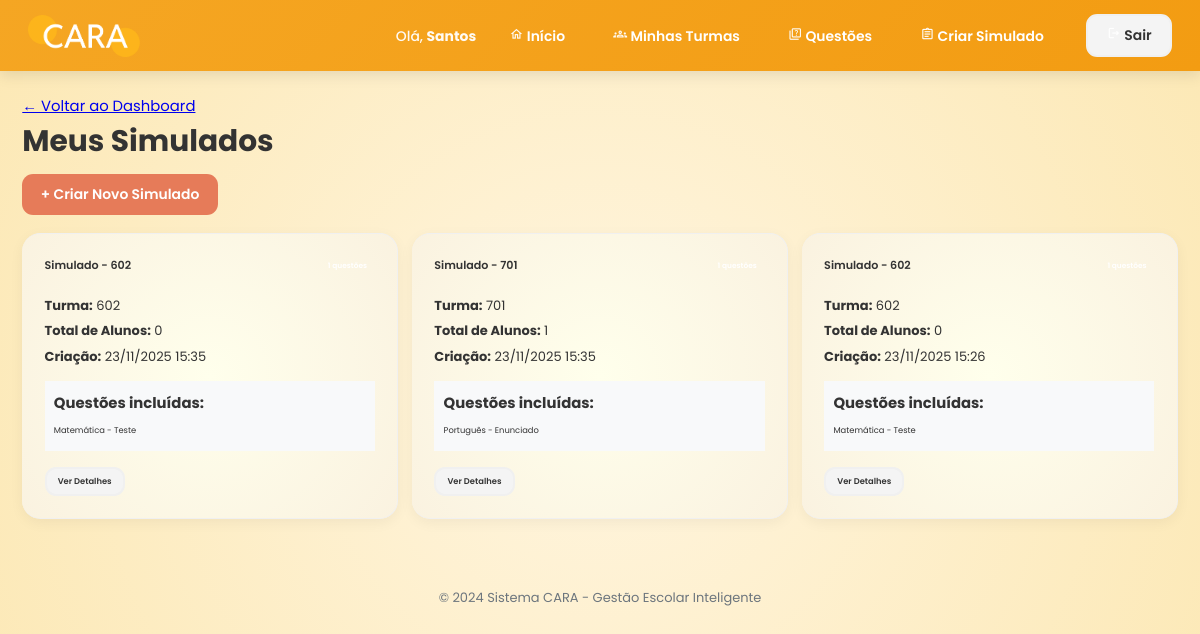
Screenshot of /simulados/ (signed in) with the database file from the repository.
### escola/models.py (models this page shows, shortened)
class Simulado(models.Model):
    questoes = models.ManyToManyField(Questao, related_name="simulados")
    autor = models.ForeignKey(Professor, on_delete=models.CASCADE, related_name="simulados_criados")
    turma_alvo = models.ForeignKey(Turma, on_delete=models.SET_NULL, null=True, related_name="simulados")
    data_criacao = models.DateTimeField(auto_now_add=True)
    class Meta:
        ordering = ['-data_criacao']
        verbose_name = 'Simulado'
        verbose_name_plural = 'Simulados'

class Turma(models.Model):
    TURNOS = [
        ('M', 'Manhã'),
        ('T', 'Tarde'),
        ('N', 'Noite'),
    ]
    nome = models.CharField(max_length=100)
    serie = models.CharField(max_length=50, default='', blank=True)
    turno = models.CharField(max_length=1, choices=TURNOS, default='M', blank=True)
    sala = models.CharField(max_length=20, blank=True)

class Questao(models.Model):
    enunciado = models.TextField()
    resposta = models.TextField()
    materia = models.CharField(max_length=100)
    autor = models.ForeignKey(Professor, on_delete=models.CASCADE, related_name="questoes_criadas")
    data_criacao = models.DateTimeField(auto_now_add=True)
    class Meta:
        ordering = ['-data_criacao']
        verbose_name = 'Questão'
        verbose_name_plural = 'Questões'

### escola/views.py (the view)
    def wrapper(request, *args, **kwargs):
        if not hasattr(request.user, 'professor'):
            return HttpResponseForbidden("Acesso negado")
        return view_func(request, *args, **kwargs)

### escola/views.py (called while the page is built)
def professor_required(view_func):
    def wrapper(request, *args, **kwargs):
        if not hasattr(request.user, 'professor'):
            return HttpResponseForbidden("Acesso negado")
        return view_func(request, *args, **kwargs)
    return wrapper

@login_required
@professor_required
def lista_simulados(request):
    professor = request.user.professor
    simulados = Simulado.objects.filter(autor=professor).select_related('turma_alvo').order_by('-id')
    return render(request, 'professor/lista_simulados.html', {'simulados': simulados})

### escola/templates/professor/lista_simulados.html (shortened to what this page needs)
{% extends 'base.html' %}
{% block content %}
    <a href="{% url 'dashboard' %}">&larr; Voltar ao Dashboard</a>
    <h1>Meus Simulados</h1>
    <div class="actions-bar">
        <a href="{% url 'criar_simulado' %}" class="btn btn-primary">+ Criar Novo Simulado</a>
    </div>
    {% if simulados %}
        <div class="simulados-grid">
            {% for simulado in simulados %}
                <div class="card simulado-card">
                    <div class="simulado-header">
                        <h3>Simulado - {{ simulado.turma_alvo.nome }}</h3>
                        <span class="badge">{{ simulado.questoes.count }} questões</span>
                    </div>
                    <div class="simulado-info">
                        <p><strong>Turma:</strong> {{ simulado.turma_alvo.nome }}</p>
                        <p><strong>Total de Alunos:</strong> {{ simulado.turma_alvo.alunos.count }}</p>
                        <p><strong>Criação:</strong> {{ simulado.data_criacao|date:"d/m/Y H:i" }}</p>
                    </div>
                    <div class="questoes-preview">
                        <strong>Questões incluídas:</strong>
                        <ul>
                            {% for questao in simulado.questoes.all|slice:":3" %}
                                <li>{{ questao.materia }} - {{ questao.enunciado|truncatewords:8 }}</li>
                            {% endfor %}
                        </ul>
                    </div>
                    <div class="simulado-actions">
                        <a href="{% url 'visualizar_simulado' simulado.id %}" class="btn btn-secondary btn-small">Ver Detalhes</a>
                    </div>
                </div>
            {% endfor %}
        </div>
    {% endif %}
{% endblock content %}

### escola/templates/base.html (shortened to what this page needs)
{% load static %}
<!DOCTYPE html>
<html lang="pt-br">
<head>
    <link rel="stylesheet" href="{% static 'css/style.css' %}">
</head>
<body>
    <header class="navbar">
        <div class="logo-container">
            <img src="{% static 'img/Vector.png' %}" alt="CARA Logo" class="logo">
        </div>
        <nav>
            {% if user.is_authenticated %}
                <span>Olá, <strong>{{ user.get_full_name|default:user.username }}</strong></span>
                <a href="{% url 'dashboard' %}">
                    <span class="material-icons-outlined">home</span>
                    Início
                </a>
                {% if user.professor %}
                    <a href="{% url 'lista_turmas' %}">
                        <span class="material-icons-outlined">groups</span>
                        Minhas Turmas
                    </a>
                    <a href="{% url 'banco_questoes' %}">
                        <span class="material-icons-outlined">quiz</span>
                        Questões
                    </a>
                    <a href="{% url 'criar_simulado' %}">
                        <span class="material-icons-outlined">assignment</span>
                        Criar Simulado
                    </a>
                {% elif user.is_superuser %}
                    <a href="/admin/">
                        <span class="material-icons-outlined">admin_panel_settings</span>
                        Admin
                    </a>
                {% endif %}
                <form action="{% url 'logout' %}" method="post" style="display: inline; margin-left: 1rem;">
                    <button type="submit" class="btn btn-secondary">
                        <span class="material-icons-outlined">logout</span>
                        Sair
                    </button>
                </form>
            {% endif %}
        </nav>
    </header>
    <main class="container">
        {% block content %}
        {% endblock %}
    </main>
    <footer style="text-align: center; padding: 3rem 2rem; color: var(--text-secondary); font-size: 1.4rem;">
        <p>&copy; 2024 Sistema CARA - Gestão Escolar Inteligente</p>
    </footer>
</body>
</html>

### static/css/style.css (style rules this page uses)
:root { --color-primary: #f5a623; --color-secondary: #ffc107; --color-terciaria: #f39c12; --bg-main: #FFF5df; --bg-card: #ffffec; --bg-card-add: #FFEFE7; --bg-tab: #F4F4F4; --border-light: #F0F0F0; --color-stat-circle: #FDD160; --color-add-button: #E67B59; --color-pink-light: #F8B4BF; --color-bar-light: #F8B4BF; --color-bar-accent: #E67B59; --text-primary: #000000; --text-secondary: #555555; --text-tertiary: #555555; --text-placeholder: #555555; --color-success: #27ae60; --color-warning: #f39c12; --color-danger: #e74c3c; }
html { font-size: 62.5%; scroll-behavior: smooth; }
* { margin: 0; padding: 0; box-sizing: border-box; }
body { font-family: 'Poppins', sans-serif; background: radial-gradient(circle, #FFF5df, #fce8b4); color: var(--text-primary); font-size: 1.6rem; line-height: 1.6; min-height: 100vh; }
.navbar { background: linear-gradient(135deg, var(--color-primary), var(--color-terciaria)); padding: 1.5rem 3rem; display: flex; justify-content: space-between; align-items: center; box-shadow: 0 0.4rem 1.5rem rgba(0, 0, 0, 0.1); position: sticky; top: 0; z-index: 1000; }
.navbar .logo-container { display: flex; align-items: center; gap: 1.5rem; }
.navbar .logo-container img { height: 4.5rem; width: auto; }
.navbar nav { display: flex; align-items: center; gap: 2rem; }
.navbar nav a { color: white; text-decoration: none; padding: 0.8rem 1.6rem; border-radius: 1.2rem; transition: all 0.3s ease; font-weight: 600; font-size: 1.5rem; }
.navbar nav span { color: rgba(255, 255, 255, 0.95); font-weight: 500; font-size: 1.5rem; }
.container { max-width: 160rem; margin: 0 auto; padding: 2.4rem; }
.card { background: radial-gradient(circle, #ffffec, #faf2e0); border-radius: 2rem; padding: 2.4rem; box-shadow: 0 0.4rem 1.5rem rgba(0, 0, 0, 0.05); margin-bottom: 2rem; border: 1px solid var(--border-light); transition: all 0.3s ease; }
h1 { color: var(--text-primary); font-size: 3.2rem; margin-bottom: 1rem; font-weight: 700; }
h3 { color: var(--text-primary); font-size: 1.8rem; margin-bottom: 1rem; font-weight: 600; }
p { font-size: 1.4rem; color: var(--text-secondary); line-height: 1.6; }
.btn { display: inline-block; padding: 1rem 2rem; border: none; border-radius: 1.2rem; text-decoration: none; font-weight: 600; text-align: center; cursor: pointer; transition: all 0.3s ease; font-size: 1.5rem; font-family: 'Poppins', sans-serif; }
.btn-primary { background-color: var(--color-add-button); color: white; }
.btn-secondary { background-color: var(--bg-tab); color: var(--text-primary); border: 2px solid var(--border-light); }
.badge { display: inline-block; padding: 0.5rem 1.2rem; border-radius: 1.2rem; font-size: 1.3rem; font-weight: 600; background-color: var(--color-stat-circle); color: var(--text-primary); }
:root { --color-primary: #f5a623; --color-secondary: #ffc107; --text-primary: #333; --text-secondary: #6c757d; }
@media (max-width: 1200px) { html { font-size: 58%; } }

### escola/templates/professor/lista_simulados.html (style rules this page uses)
.actions-bar { margin-bottom: 2rem; }
.simulados-grid { display: grid; grid-template-columns: repeat(auto-fill, minmax(350px, 1fr)); gap: 1.5rem; }
.simulado-card { display: flex; flex-direction: column; gap: 1rem; border-left: 4px solid var(--cor-secundaria); }
.simulado-header { display: flex; justify-content: space-between; align-items: center; padding-bottom: 0.75rem; border-bottom: 2px solid var(--cor-borda); }
.simulado-header h3 { margin: 0; color: var(--cor-primaria); font-size: 1.2rem; }
.badge { background: var(--cor-secundaria); color: white; padding: 0.35rem 0.85rem; border-radius: 12px; font-size: 0.8rem; font-weight: 600; }
.simulado-info p { margin: 0.5rem 0; color: var(--cor-texto-claro); }
.questoes-preview { background: #f8f9fa; padding: 1rem; border-radius: var(--borda-radius-pequeno); }
.questoes-preview strong { display: block; margin-bottom: 0.5rem; color: var(--cor-primaria); }
.questoes-preview ul { list-style: none; padding: 0; margin: 0; }
.questoes-preview li { padding: 0.5rem 0; color: var(--cor-texto); font-size: 0.9rem; border-bottom: 1px solid var(--cor-borda); }
.questoes-preview li:last-child { border-bottom: none; }
.simulado-actions { display: flex; gap: 0.75rem; padding-top: 0.75rem; border-top: 1px solid var(--cor-borda); }
.btn-small { padding: 0.6rem 1.2rem; font-size: 0.9rem; }

### rows the page displays
Simulado: turma_alvo.nome "602", turma_alvo.alunos.count "0", data_criacao "23/11/2025 15:35"
Questao: materia "Matemática", enunciado "Teste"
Simulado: turma_alvo.nome "701", turma_alvo.alunos.count "1", data_criacao "23/11/2025 15:35"
Questao: materia "Português", enunciado "Enunciado"
Simulado: turma_alvo.nome "602", turma_alvo.alunos.count "0", data_criacao "23/11/2025 15:26"

### other values shown
{{ user.get_full_name|default:user.username }} "Santos"
